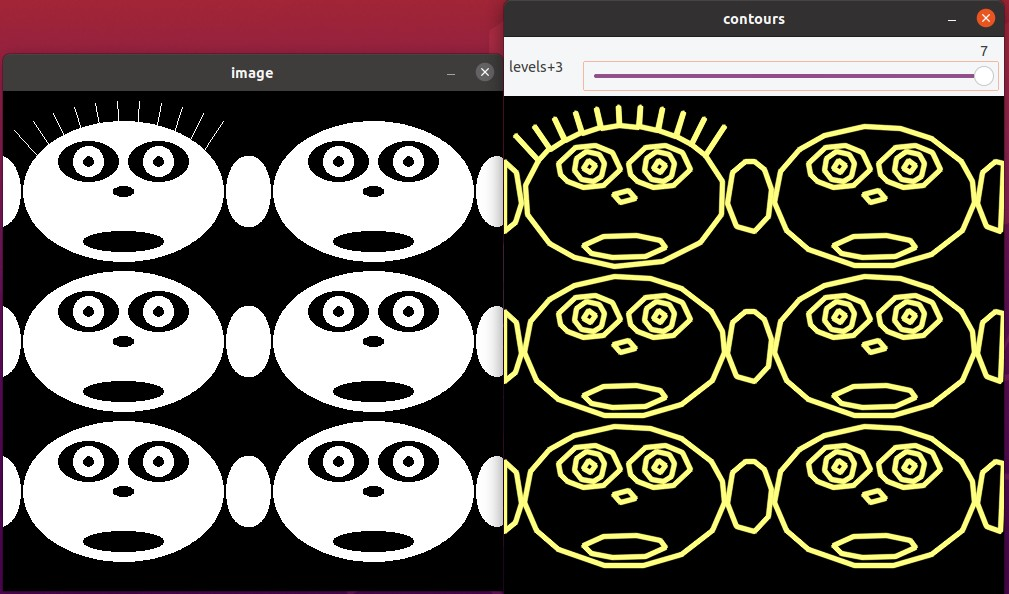
//> input picture OpenCV/media/64_contour2.jpg, 1009 x 594 px
$ ./64_contour   (built with g++ and OpenCV 4)
//> lines starting //> are read from the running program, lines starting //| are printed output that depends on the picture; after the words box and inside, x2 and y2 are one past the last pixel; in counts of white or black regions, pixels touching at a corner belong together
/*
【Day22】OpenCV 邊緣檢測後處理：尋找輪廓

https://ithelp.ithome.com.tw/articles/10329079
*/

#include <iostream>
#include <vector>
#include <opencv2/opencv.hpp>
#include "opencv2/core/utils/logger.hpp"
using namespace std;

int main()
{
	cv::utils::logging::setLogLevel(cv::utils::logging::LOG_LEVEL_ERROR);
	cv::Mat grayImage = cv::imread("/home/philphoenix/infinicloud/OpenCV/64_contour2.jpg",cv::IMREAD_GRAYSCALE);
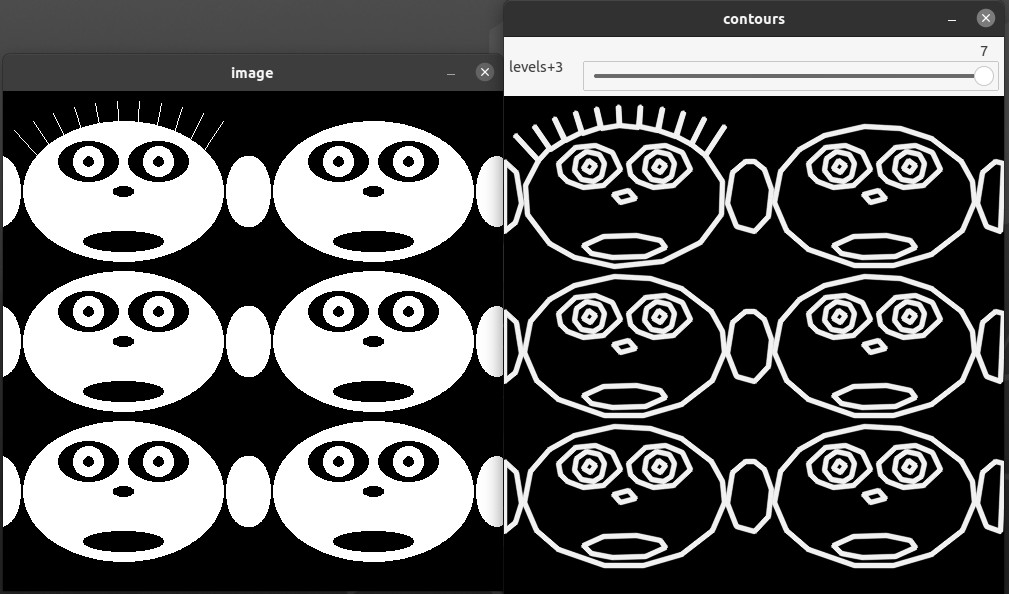
//> grayImage: 594 rows x 1009 cols, CV_8UC1; min 0, max 255, mean 92.5

	cv::namedWindow("Original", cv::WINDOW_NORMAL);
	cv::resizeWindow("Original", cv::Size( 512*((float)grayImage.cols)/grayImage.rows, 512));
	cv::imshow("Original",grayImage);

	cv::namedWindow("Output", cv::WINDOW_NORMAL);
	cv::resizeWindow("Output", cv::Size(512*((float)grayImage.cols)/grayImage.rows, 512));

	cv::Mat binary_img;
	cv::threshold(grayImage, binary_img, 0, 255, cv::THRESH_OTSU);
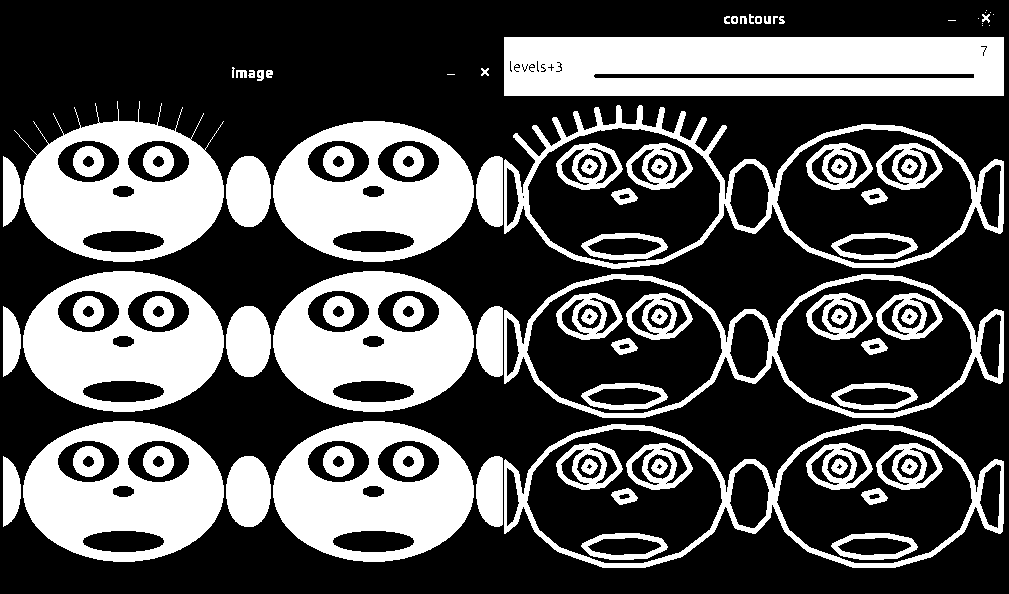
//> binary_img: 594 rows x 1009 cols, CV_8UC1; 34% white; 92 white regions (10 under 20 px)

	vector<vector<cv::Point>> contours;
	vector<cv::Vec4i> hierarchy;
	cv::findContours(binary_img, contours, hierarchy,
					cv::RETR_TREE, cv::CHAIN_APPROX_SIMPLE);
//> contours = 250 contours, 67 with area under 20; largest, box (x1, y1, x2, y2) and area: (504, 105, 1004, 269) 52280, (504, 424, 1004, 568) 50958, (504, 274, 1004, 418) 50956, (504, 37, 1004, 96) 28942, (14, 101, 224, 262) 21986

	printf("counters found:%d\n",(int)contours.size());
//| counters found:250
	printf("\n");

	cv::Mat output_img=cv::Mat::zeros(cv::Size(binary_img.cols,binary_img.rows),CV_8UC3);


	for (int i = 0;i < hierarchy.size();i++) {
		cv::Vec4i vec=hierarchy[i];
		cv::Mat v;
		cv::transpose(vec, v);
		printf("%d ->",i);
		print(v);
		printf(" points:%d\n",(int)contours[i].size());

		cv::Rect rect=cv::boundingRect(contours.at(i));
		cv::rectangle(output_img, rect, cv::Scalar(0,255,0),1);
		cv::putText(output_img, std::to_string(i),
					cv::Point(rect.x, rect.y-10), cv::FONT_HERSHEY_COMPLEX,
					0.4, cv::Scalar(0, 255,0),1);
		cv::drawContours(output_img, contours,i,
						cv::Scalar(0,0,255), 1,cv::LINE_AA);
	}
//> this loop made 250 passes
//> (v, rect) on passes 1 to 3: ([1, -1, -1, -1], Rect(476, 456, 27, 71)), ([2, 0, -1, -1], Rect(226, 456, 45, 71)), ([3, 1, -1, -1], Rect(3, 456, 18, 71))
//| 0 ->[1, -1, -1, -1] points:47
//| 1 ->[2, 0, -1, -1] points:78
//| 2 ->[3, 1, -1, -1] points:39
//| 3 ->[47, 2, 4, -1] points:629
//| 4 ->[5, -1, -1, 3] points:32
//| 5 ->[6, 4, -1, 3] points:50
//| 6 ->[7, 5, -1, 3] points:70
//| 7 ->[27, 6, 8, 3] points:242
//> (output is shown up to pass 8 of 250)
//> pass 2, `cv::putText(output_img, std::to_string(i), cv::Point(rect.x, rect.y-10..`:
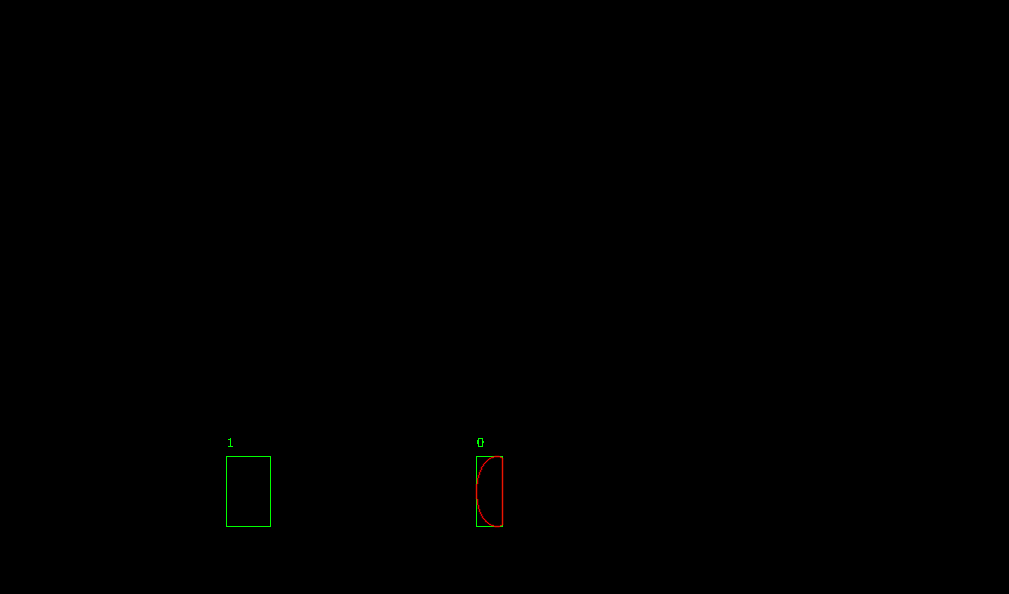
//> output_img: 594 rows x 1009 cols, CV_8UC3; mean B, G, R 0, 0.2, 0.1
//> pass 3, `cv::putText(output_img, std::to_string(i), cv::Point(rect.x, rect.y-10..`:
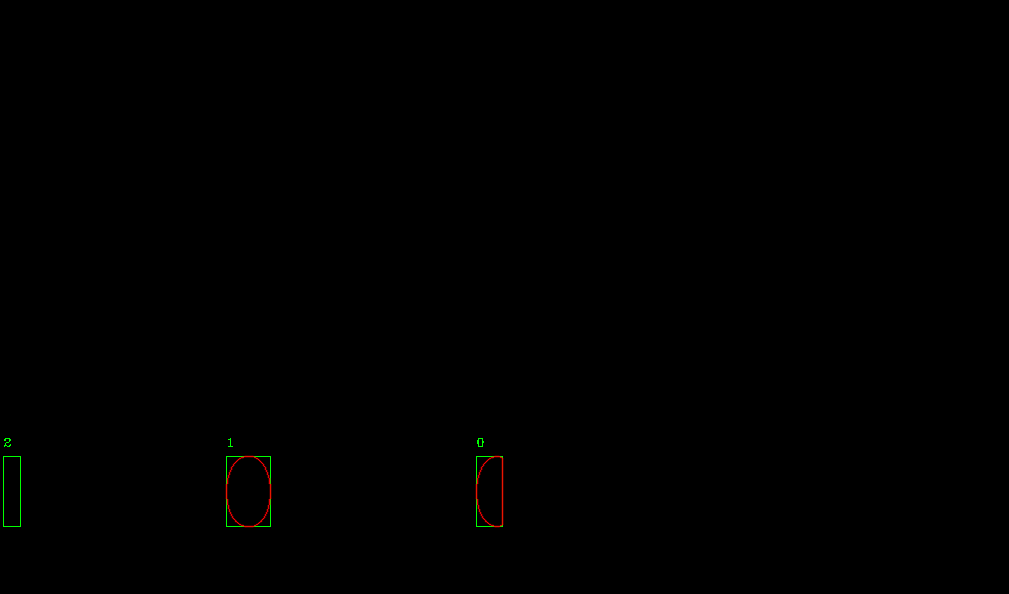
//> output_img: 594 rows x 1009 cols, CV_8UC3; 0.12% of pixels changed, all inside (x1, y1, x2, y2) = (3, 438, 272, 528)
//> after the loop:
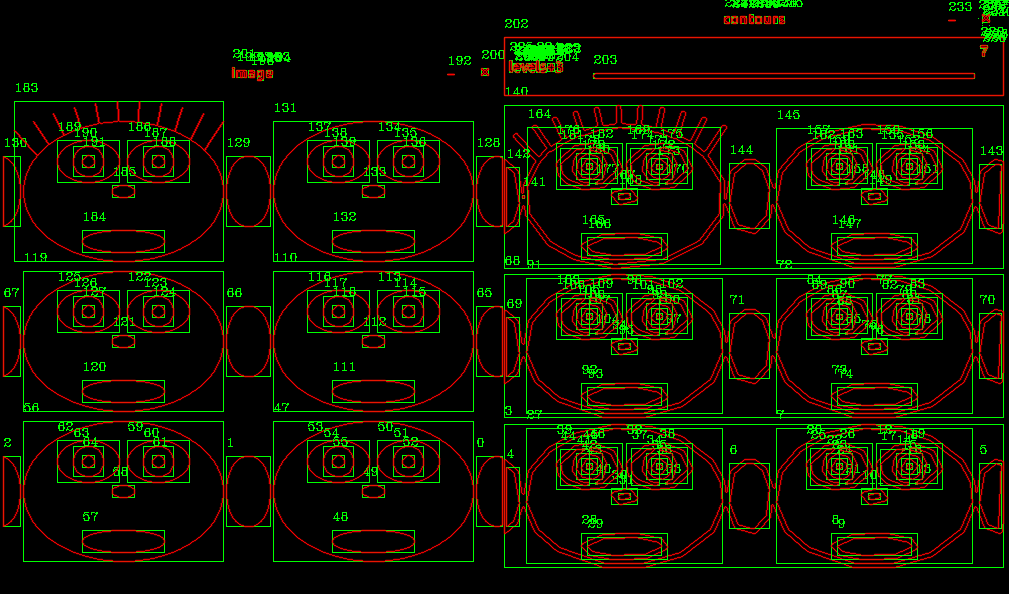
//> output_img: 594 rows x 1009 cols, CV_8UC3; 19.06% of pixels changed, all inside (x1, y1, x2, y2) = (2, 0, 1009, 569)

	cv::imshow("Output",output_img);
	cv::imwrite("output.jpg", output_img);
	cv::waitKey(0);
	return 0;
}
